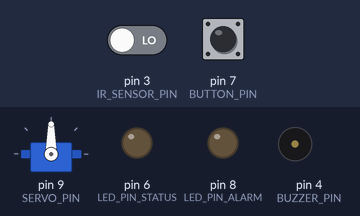
Recording of a sketch running on a simulated Arduino Uno, built with avr-gcc and run on an emulated ATmega328P. Shown: servo, output pins drawn as LEDs (lit = HIGH), buzzer (waves = sounding, pin HIGH). The inputs (shaded band) are chosen by the test bench; at power-on: pin 7 (BUTTON_PIN) LOW, pin 3 (IR_SENSOR_PIN) LOW. What the sketch prints to the serial monitor is not drawn.

Above: at 1.2 s.
1.3 s: pin 7 (BUTTON_PIN) pulled HIGH for 0.15 s
At 2.6 s:
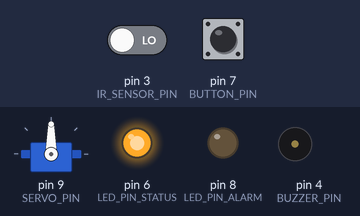
2.9 s: pin 3 (IR_SENSOR_PIN) driven HIGH
At 4.2 s:
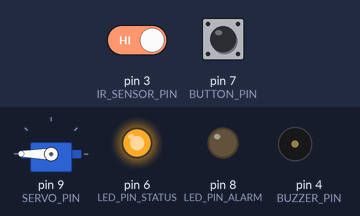
5.9 s: pin 7 (BUTTON_PIN) pulled HIGH for 1 s
At 7.8 s:
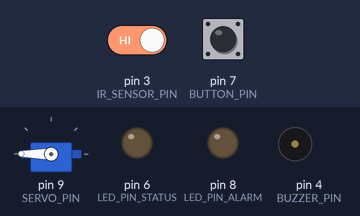
8.9 s: pin 7 (BUTTON_PIN) pulled HIGH for 3.2 s
At 14.9 s:
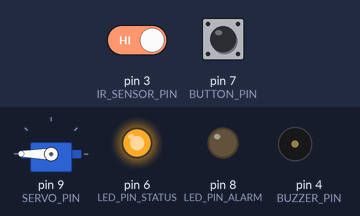
15.1 s: pin 3 (IR_SENSOR_PIN) driven LOW
At 15.8 s:
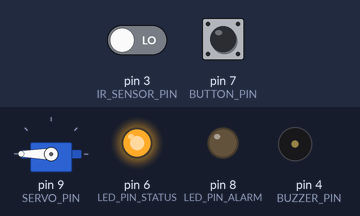
Timing chart, 0 to 17.6 s (numbered marks = the images above; inputs shaded):
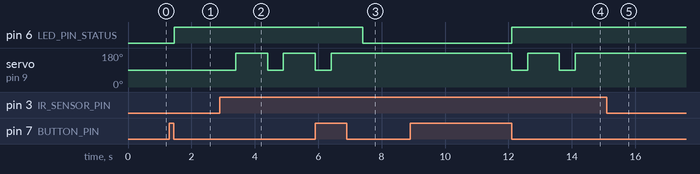

Measured:
- after the input at 1.3 s, pin 6 (LED_PIN_STATUS): LOW → HIGH after 0.16 s
- after the input at 2.9 s, servo on pin 9 (SERVO_PIN): 90° → 180° after 0.50 s, → 90° 1.0 s later, → 180° 0.50 s later
- after the input at 5.9 s, pin 6 (LED_PIN_STATUS): HIGH → LOW after 1.5 s; servo on pin 9 (SERVO_PIN): goes on until 6.4 s, then stays 180°
- after the input at 8.9 s, pin 6 (LED_PIN_STATUS): LOW → HIGH after 3.2 s; servo on pin 9 (SERVO_PIN): alternates 180° for 1.0 s and 90° for 0.50 s, starting after 3.2 s
- after the input at 15.1 s, servo on pin 9 (SERVO_PIN): stops changing and stays 180°

The sketch:

04-ir-sensor-led.ino
```cpp
#include <Servo.h>
#define SERVO_PIN 9
#define LED_PIN_ALARM 8
#define LED_PIN_STATUS 6
#define IR_SENSOR_PIN 3
#define BUTTON_PIN 7
#define BUZZER_PIN 4

Servo myServo;
byte lastButtonState = LOW;
byte Bewegung = LOW;
byte alarm = LOW;

void setup() {
  Serial.begin(9600);
  myServo.attach(SERVO_PIN);
  pinMode(LED_PIN_ALARM, OUTPUT);
  pinMode(LED_PIN_STATUS, OUTPUT);
  pinMode(BUZZER_PIN, OUTPUT);
  pinMode(BUTTON_PIN, INPUT);
  pinMode(IR_SENSOR_PIN, INPUT);
}

void loop() {


  byte buttonState = digitalRead(BUTTON_PIN);

  Serial.println(Bewegung);

  if (buttonState != lastButtonState) {
    lastButtonState = buttonState;
    if (buttonState == LOW) {
      alarm = (alarm == HIGH) ? LOW : HIGH;
    //   // digitalWrite(LED_PIN_ALARM, sosState);
    }
  }

  if (alarm == HIGH) {
    digitalWrite(LED_PIN_STATUS, HIGH);

  } else if (alarm == LOW) {
    digitalWrite(LED_PIN_STATUS, LOW);
  }

  Bewegung = digitalRead(IR_SENSOR_PIN);

  if (Bewegung == HIGH && alarm == HIGH) {
    moveServo();
    // triggerSirene();
  }
}

void moveServo() {
    myServo.write(90);
    delay(500);
    myServo.write(180);
    delay(1000);
}

void triggerSirene() {
    digitalWrite(LED_PIN_ALARM, HIGH);
      tone(BUZZER_PIN, 392);
    delay(800);
      tone(BUZZER_PIN, 660);
    delay(167);
      tone(BUZZER_PIN, 392);
    delay(167);
      tone(BUZZER_PIN, 660);
    delay(167);
      tone(BUZZER_PIN, 392);
    delay(800);
      noTone(BUZZER_PIN);
    delay(1500);
    digitalWrite(LED_PIN_ALARM, LOW);
}
```
